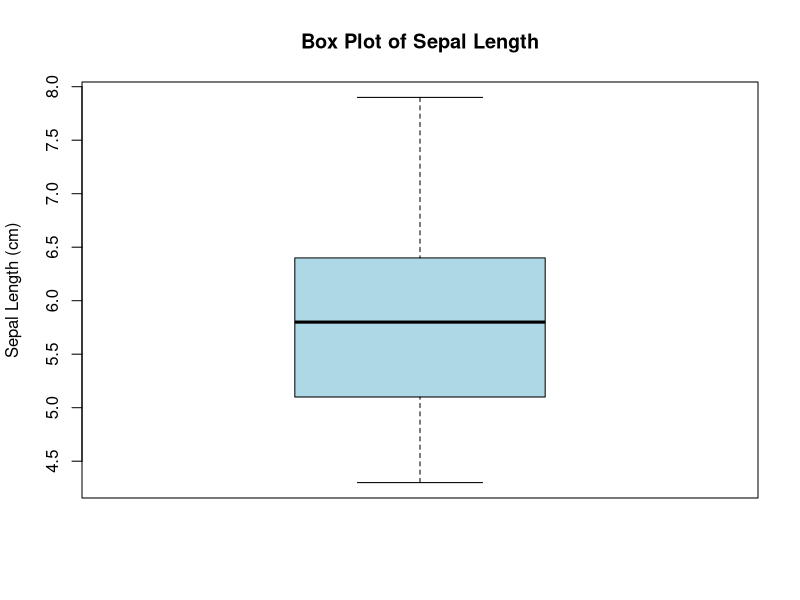
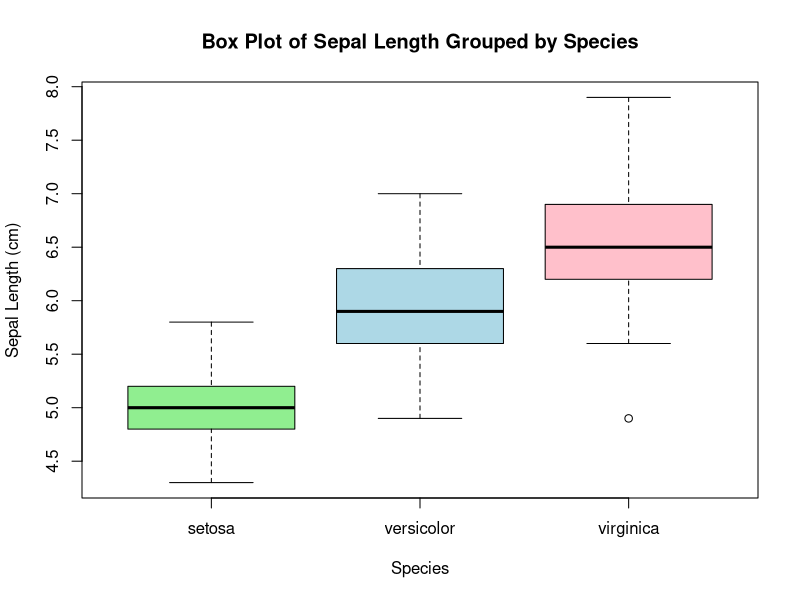
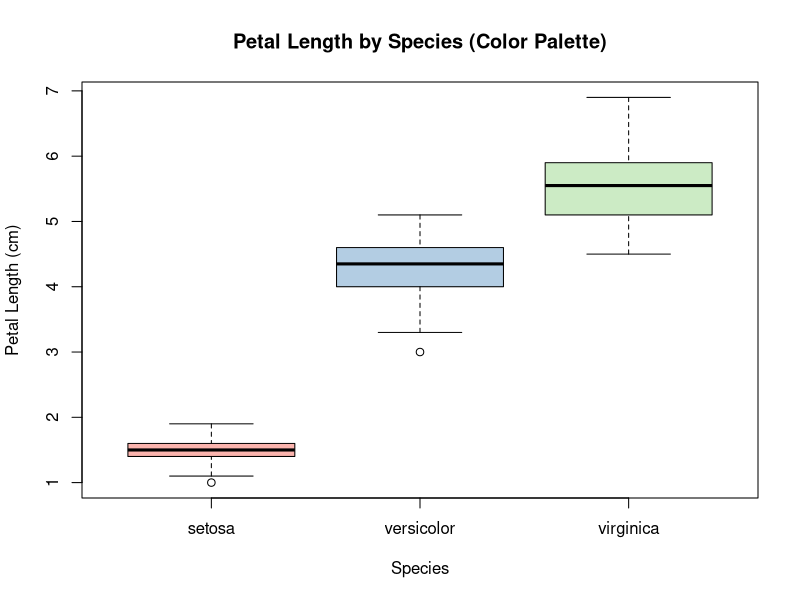

Reproduce these figures in R, in order.
# Part (a) - Box Plots for Iris Dataset

# Load iris dataset
data("iris")

# View first few rows
head(iris)

# Simple box plot for Sepal.Length
boxplot(iris$Sepal.Length,
        main = "Box Plot of Sepal Length",
        ylab = "Sepal Length (cm)",
        col = "lightblue")

# Grouped box plot by Species
boxplot(Sepal.Length ~ Species, data = iris,
        main = "Box Plot of Sepal Length Grouped by Species",
        xlab = "Species",
        ylab = "Sepal Length (cm)",
        col = c("lightgreen", "lightblue", "pink"))

# Using color palettes
library(RColorBrewer)
palette <- brewer.pal(3, "Pastel1")
boxplot(Petal.Length ~ Species, data = iris,
        main = "Petal Length by Species (Color Palette)",
        xlab = "Species",
        ylab = "Petal Length (cm)",
        col = palette)

